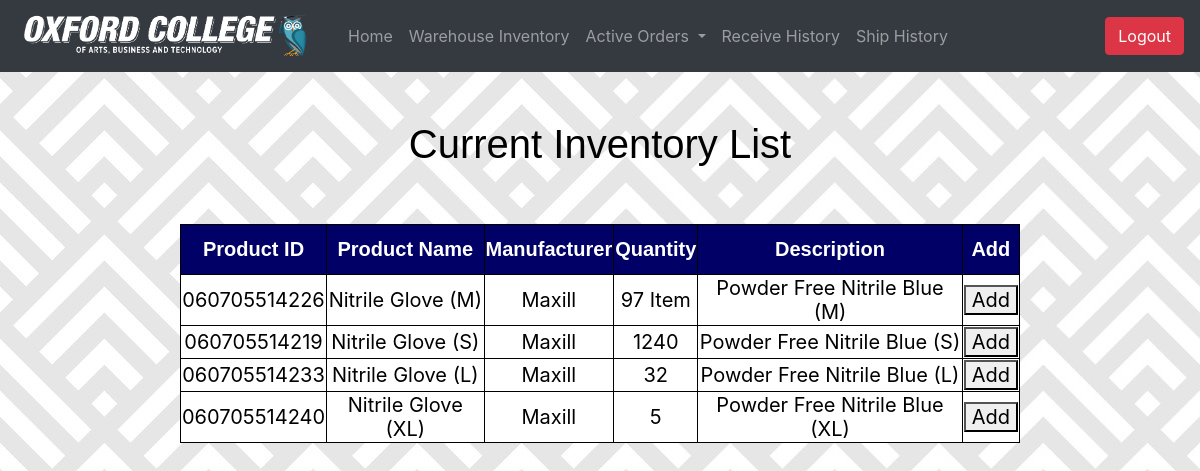
The page /purchasing/wm/wm_local_inv.php (signed in) on the database its author committed.
### tables this page shows
CREATE TABLE IF NOT EXISTS `warehouse_inv` (
  `id` int(99) NOT NULL AUTO_INCREMENT,
  `product_id` varchar(99) NOT NULL,
  `pm_quantity` int(99) NOT NULL,
  `quantity` int(99) NOT NULL,
  PRIMARY KEY (`id`),
  KEY `product_id` (`product_id`)
);

CREATE TABLE IF NOT EXISTS `product` (
  `id` int(99) NOT NULL AUTO_INCREMENT,
  `category` varchar(255) DEFAULT NULL,
  `name` varchar(99) NOT NULL,
  `supplier` varchar(99) DEFAULT NULL,
  `min_stock` int(99) DEFAULT NULL,
  `manufacturer` varchar(99) DEFAULT NULL,
  `description` varchar(99) DEFAULT NULL,
  `product_id` varchar(99) DEFAULT NULL,
  `price` float(10,0) DEFAULT NULL,
  `image` varchar(99) DEFAULT NULL,
  `unit` varchar(99) DEFAULT NULL,
  PRIMARY KEY (`id`)
);

### purchasing/wm/wm_local_inv.php (the view, shortened to what this page needs)
<?php
  if (isset($_SESSION['loggedin']) && $_SESSION['loggedin'] == true && $_SESSSION['role']='warehouse') {
		include("wm_topbar.php");
  } else {
  	header("Location: C:/wamp64/www/index.php");
  	exit();
  }
  $campus = 'warehouse';
?>
<html>
	<head>
	</head>
	<body>
    <br>
    <br>
    <h2 class="outside">Current Inventory List</h2>
    <br>
    <br>
    <table class="table1">
    	<tr>
      	<th class="table1">Product ID</th>
  			<th class="table1">Product Name</th>
  			<th class="table1">Manufacturer</th>
  			<th class="table1">Quantity</th>
     	 	<th class="table1">Description</th>
        <th class="table1">Add</th>
      </tr>
  		<?php
        $inv = $campus ."_inv";
    		$sql = "SELECT * FROM $inv INNER JOIN product ON $inv.product_id=product.product_id";
    		$result = $conn->query($sql);
    		if ($result->num_rows > 0) {
    			while($row = $result->fetch_assoc()) {
    				$productid=$row["product_id"];
    				echo "<tr>";
    				echo "<td>" . $row["product_id"]."</td>";
    				echo "<td>" . $row["name"]."</td>";
    				echo "<td>" . $row["manufacturer"]."</td>";
    				echo "<td>" . $row["quantity"]. " " .$row['unit']. "</td>";
    				echo "<td>" . $row["description"]."</td>";
            echo "<td><a href='wm_add_item.php?id=$productid'><button type='button'>Add</button></a></td>";
    				echo "</tr>";
    			}
    		}
  		?>
    </table>
    <br>
    <br>
    <br>
  </body>
</html>

### purchasing/wm/wm_topbar.php (style rules this page uses)
a:link { color: black; }

### purchasing/wm/wm_local_inv.php (style rules this page uses)
body { margin: 0 auto; background-image: url(../img/bg2.jpg); }
.outside { font-size: 40px; color: Black; font-family: Tahoma, Geneva, sans-serif; text-align:center; }
h2 { font-size: 40px; color: black; font-family: Tahoma, Geneva, sans-serif; text-align:center; }
table.table1 { border-collapse: collapse; width: 70%; font-size:18px; margin: 0 auto; }
table, th, td { border: 1px solid black; text-align:center; }
th.table1 { height: 50px; background: #006; color: #FFF; font-size: 20px; font-family: Tahoma, Geneva, sans-serif; }
td { height: 30px; background: #FFF; color: black; font-size: 20px; }

### rows shown on the page
warehouse_inv: product.product_id "060705514226", product.name "Nitrile Glove (M)", product.manufacturer "Maxill", quantity "97", product.unit "Item", product.description "Powder Free Nitrile Blue (M)"
warehouse_inv: product.product_id "060705514219", product.name "Nitrile Glove (S)", product.manufacturer "Maxill", quantity "1240", product.description "Powder Free Nitrile Blue (S)"
warehouse_inv: product.product_id "060705514233", product.name "Nitrile Glove (L)", product.manufacturer "Maxill", quantity "32", product.description "Powder Free Nitrile Blue (L)"
warehouse_inv: product.product_id "060705514240", product.name "Nitrile Glove (XL)", product.manufacturer "Maxill", quantity "5", product.description "Powder Free Nitrile Blue (XL)"
